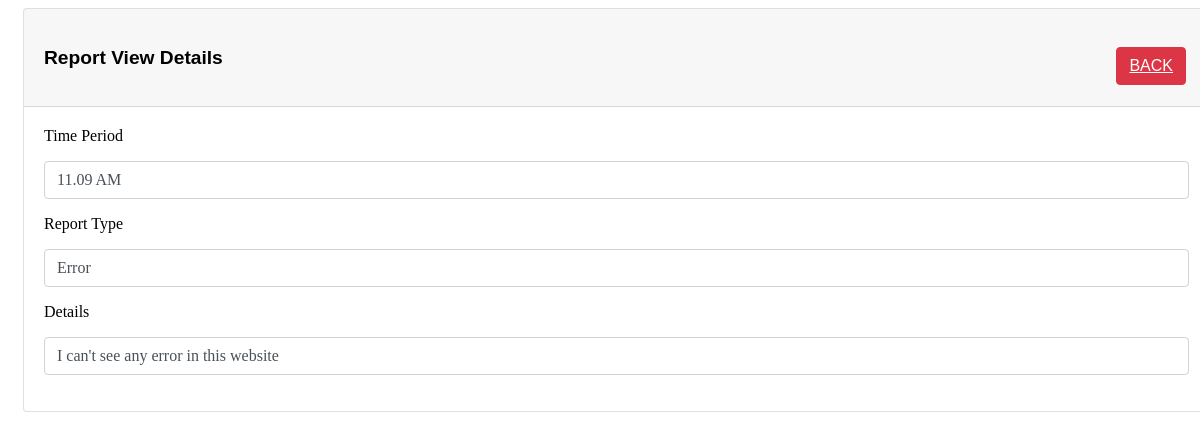
Page /report_view.php?Report_ID=2 on the committed database.
### tables this page shows
CREATE TABLE `report` (
  `Report_ID` int(11) NOT NULL,
  `Time_Period` varchar(50) DEFAULT NULL,
  `Report_Type` varchar(100) DEFAULT NULL,
  `Details` text DEFAULT NULL
);

### report_view.php (the view, shortened to what this page needs)
<?php
require 'report_dbcon.php';
?>
<!doctype html>
<html lang="en">
  <head>
    <link href="CSS/report_view.css" rel="stylesheet">
</head>
<body>
    <div class="container mt-5">
        <div class="row">
            <div class="col-md-12">
                <div class="card">
                    <div class="card-header">
                        <h4>Report View Details
                            <a href="admin_report.php" class="btn btn-danger float-end">BACK</a>
                        </h4>
                    </div>
                    <div class="card-body">
                        <?php
                        if(isset($_GET['Report_ID']))
                        {
                            $report_Report_ID = mysqli_real_escape_string($con, $_GET['Report_ID']);
                            $query = "SELECT * FROM report WHERE Report_ID='$report_Report_ID' ";
                            $query_run = mysqli_query($con, $query);
                            if(mysqli_num_rows($query_run) > 0)
                            {
                                $report = mysqli_fetch_array($query_run);
                                ?>
                                    <div class="mb-3">
                                        <label>Time Period</label>
                                        <p class="form-control">
                                            <?=$report['Time_Period'];?>
                                        </p>
                                    </div>
                                    <div class="mb-3">
                                        <label>Report Type</label>
                                        <p class="form-control">
                                            <?=$report['Report_Type'];?>
                                        </p>
                                    </div>
                                    <div class="mb-3">
                                        <label>Details</label>
                                        <p class="form-control">
                                            <?=$report['Details'];?>
                                        </p>
                                    </div>
                                <?php
                            }
                            else
                            {
                                echo "<h4>No Such Report Id Found</h4>";
                            }
                        }
                        ?>
                    </div>
                </div>
            </div>
        </div>
    </div>
</body>
</html>

### CSS/report_view.css (style rules this page uses)
.container { width: 100%; padding-right: 15px; padding-left: 15px; margin-right: auto; margin-left: auto; }
.card { position: relative; display: flex; flex-direction: column; min-width: 0; word-wrap: break-word; background-color: #fff; background-clip: border-box; border: 1px solid rgba(0, 0, 0, 0.125); border-radius: 0.25rem; }
.card-header { padding: 0.75rem 1.25rem; margin-bottom: 0; background-color: rgba(0, 0, 0, 0.03); border-bottom: 1px solid rgba(0, 0, 0, 0.125); font-family: Arial, Helvetica, sans-serif; font-size: larger; }
.card-body { flex: 1 1 auto; padding: 1.25rem; }
.btn { display: inline-block; font-weight: 400; color: #212529; text-align: center; vertical-align: middle; user-select: none; background-color: transparent; border: 1px solid transparent; padding: 0.375rem 0.75rem; font-size: 1rem; line-height: 1.5; border-radius: 0.25rem; transition: color 0.15s ease-in-out, background-color 0.15s ease-in-out, border-color 0.15s ease-in-out, box-shadow 0.15s ease-in-out; }
.btn-danger { color: #fff; background-color: #dc3545; border-color: #dc3545; }
.float-end { float: right !important; }
.mb-3 { margin-bottom: 1rem !important; }
.form-control { display: block; width: 98%; padding: 0.375rem 0.75rem; font-size: 1rem; font-weight: 400; line-height: 1.5; color: #495057; background-color: #fff; background-clip: padding-box; border: 1px solid #ced4da; border-radius: 0.25rem; transition: border-color 0.15s ease-in-out, box-shadow 0.15s ease-in-out; }

### rows in the picture
report: Time_Period "11.09 AM", Report_Type "Error", Details "I can't see any error in this website"
